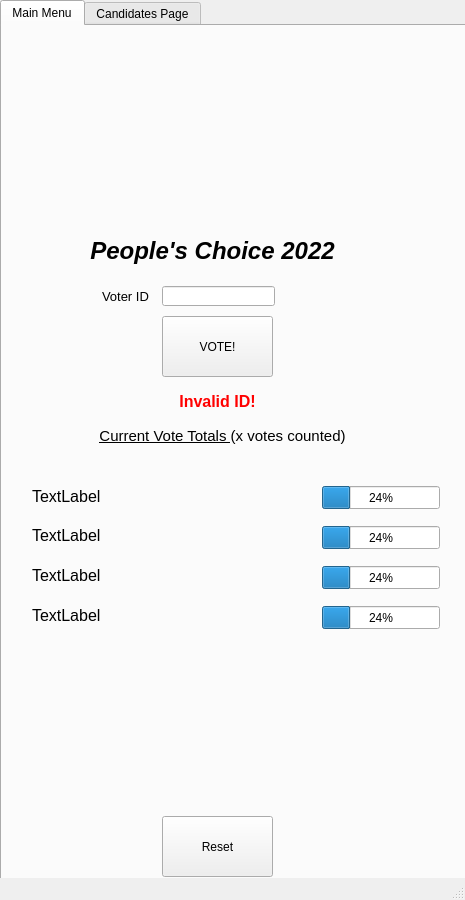
<?xml version="1.0" encoding="UTF-8"?>
<ui version="4.0">
 <class>MainWindow</class>
 <widget class="QMainWindow" name="MainWindow">
  <property name="geometry">
   <rect>
    <x>0</x>
    <y>0</y>
    <width>465</width>
    <height>900</height>
   </rect>
  </property>
  <property name="minimumSize">
   <size>
    <width>465</width>
    <height>900</height>
   </size>
  </property>
  <property name="maximumSize">
   <size>
    <width>465</width>
    <height>900</height>
   </size>
  </property>
  <property name="windowTitle">
   <string>MainWindow</string>
  </property>
  <widget class="QWidget" name="centralwidget">
   <widget class="QTabWidget" name="tabWidget">
    <property name="enabled">
     <bool>true</bool>
    </property>
    <property name="geometry">
     <rect>
      <x>0</x>
      <y>0</y>
      <width>471</width>
      <height>911</height>
     </rect>
    </property>
    <property name="currentIndex">
     <number>0</number>
    </property>
    <widget class="QWidget" name="MainMenu">
     <property name="maximumSize">
      <size>
       <width>16777215</width>
       <height>16777214</height>
      </size>
     </property>
     <attribute name="title">
      <string>Main Menu</string>
     </attribute>
     <widget class="QPushButton" name="pushButton_vote">
      <property name="geometry">
       <rect>
        <x>160</x>
        <y>290</y>
        <width>111</width>
        <height>61</height>
       </rect>
      </property>
      <property name="text">
       <string>VOTE!</string>
      </property>
     </widget>
     <widget class="QProgressBar" name="progressBar_cand3">
      <property name="geometry">
       <rect>
        <x>320</x>
        <y>540</y>
        <width>118</width>
        <height>23</height>
       </rect>
      </property>
      <property name="value">
       <number>24</number>
      </property>
     </widget>
     <widget class="QLabel" name="label_header">
      <property name="geometry">
       <rect>
        <x>70</x>
        <y>200</y>
        <width>281</width>
        <height>51</height>
       </rect>
      </property>
      <property name="text">
       <string>&lt;html&gt;&lt;head/&gt;&lt;body&gt;&lt;p align=&quot;center&quot;&gt;&lt;span style=&quot; font-size:18pt; font-weight:600; font-style:italic;&quot;&gt;People's Choice 2022&lt;/span&gt;&lt;/p&gt;&lt;/body&gt;&lt;/html&gt;</string>
      </property>
     </widget>
     <widget class="QProgressBar" name="progressBar_cand1">
      <property name="geometry">
       <rect>
        <x>320</x>
        <y>460</y>
        <width>118</width>
        <height>23</height>
       </rect>
      </property>
      <property name="value">
       <number>24</number>
      </property>
     </widget>
     <widget class="QLabel" name="label_votetotals">
      <property name="geometry">
       <rect>
        <x>90</x>
        <y>400</y>
        <width>261</width>
        <height>20</height>
       </rect>
      </property>
      <property name="text">
       <string>&lt;html&gt;&lt;head/&gt;&lt;body&gt;&lt;p align=&quot;center&quot;&gt;&lt;span style=&quot; font-size:11pt; text-decoration: underline;&quot;&gt;Current Vote Totals &lt;/span&gt;&lt;span style=&quot; font-size:11pt;&quot;&gt;(x votes counted)&lt;/span&gt;&lt;/p&gt;&lt;/body&gt;&lt;/html&gt;</string>
      </property>
     </widget>
     <widget class="QLabel" name="label_votepic">
      <property name="geometry">
       <rect>
        <x>130</x>
        <y>0</y>
        <width>191</width>
        <height>201</height>
       </rect>
      </property>
      <property name="text">
       <string>&lt;html&gt;&lt;head/&gt;&lt;body&gt;&lt;p&gt;&lt;img src=&quot;:/ballot_box/ballot.jpg&quot; width=&quot;200&quot; height=&quot;200&quot;/&gt;&lt;/p&gt;&lt;/body&gt;&lt;/html&gt;</string>
      </property>
     </widget>
     <widget class="QLabel" name="label_candvote2">
      <property name="geometry">
       <rect>
        <x>30</x>
        <y>500</y>
        <width>71</width>
        <height>16</height>
       </rect>
      </property>
      <property name="text">
       <string>&lt;html&gt;&lt;head/&gt;&lt;body&gt;&lt;p&gt;&lt;span style=&quot; font-size:12pt;&quot;&gt;TextLabel&lt;/span&gt;&lt;/p&gt;&lt;/body&gt;&lt;/html&gt;</string>
      </property>
     </widget>
     <widget class="QLabel" name="label_candvote3">
      <property name="geometry">
       <rect>
        <x>30</x>
        <y>540</y>
        <width>71</width>
        <height>16</height>
       </rect>
      </property>
      <property name="text">
       <string>&lt;html&gt;&lt;head/&gt;&lt;body&gt;&lt;p&gt;&lt;span style=&quot; font-size:12pt;&quot;&gt;TextLabel&lt;/span&gt;&lt;/p&gt;&lt;/body&gt;&lt;/html&gt;</string>
      </property>
     </widget>
     <widget class="QLabel" name="label_candvote1">
      <property name="geometry">
       <rect>
        <x>30</x>
        <y>460</y>
        <width>71</width>
        <height>21</height>
       </rect>
      </property>
      <property name="text">
       <string>&lt;html&gt;&lt;head/&gt;&lt;body&gt;&lt;p&gt;&lt;span style=&quot; font-size:12pt;&quot;&gt;TextLabel&lt;/span&gt;&lt;/p&gt;&lt;/body&gt;&lt;/html&gt;</string>
      </property>
     </widget>
     <widget class="QProgressBar" name="progressBar_cand2">
      <property name="geometry">
       <rect>
        <x>320</x>
        <y>500</y>
        <width>118</width>
        <height>23</height>
       </rect>
      </property>
      <property name="value">
       <number>24</number>
      </property>
     </widget>
     <widget class="QProgressBar" name="progressBar_cand4">
      <property name="geometry">
       <rect>
        <x>320</x>
        <y>580</y>
        <width>118</width>
        <height>23</height>
       </rect>
      </property>
      <property name="value">
       <number>24</number>
      </property>
     </widget>
     <widget class="QLabel" name="label_candvote4">
      <property name="geometry">
       <rect>
        <x>30</x>
        <y>580</y>
        <width>71</width>
        <height>16</height>
       </rect>
      </property>
      <property name="text">
       <string>&lt;html&gt;&lt;head/&gt;&lt;body&gt;&lt;p&gt;&lt;span style=&quot; font-size:12pt;&quot;&gt;TextLabel&lt;/span&gt;&lt;/p&gt;&lt;/body&gt;&lt;/html&gt;</string>
      </property>
     </widget>
     <widget class="QPushButton" name="pushButton_reset">
      <property name="geometry">
       <rect>
        <x>160</x>
        <y>790</y>
        <width>111</width>
        <height>61</height>
       </rect>
      </property>
      <property name="text">
       <string>Reset</string>
      </property>
     </widget>
     <widget class="QLineEdit" name="lineEdit_voterid">
      <property name="geometry">
       <rect>
        <x>160</x>
        <y>260</y>
        <width>113</width>
        <height>20</height>
       </rect>
      </property>
     </widget>
     <widget class="QLabel" name="label_voteridad">
      <property name="geometry">
       <rect>
        <x>100</x>
        <y>260</y>
        <width>47</width>
        <height>21</height>
       </rect>
      </property>
      <property name="text">
       <string>&lt;html&gt;&lt;head/&gt;&lt;body&gt;&lt;p&gt;&lt;span style=&quot; font-size:10pt;&quot;&gt;Voter ID:&lt;/span&gt;&lt;/p&gt;&lt;/body&gt;&lt;/html&gt;</string>
      </property>
     </widget>
     <widget class="QLabel" name="label_invalid">
      <property name="geometry">
       <rect>
        <x>160</x>
        <y>360</y>
        <width>111</width>
        <height>31</height>
       </rect>
      </property>
      <property name="text">
       <string>&lt;html&gt;&lt;head/&gt;&lt;body&gt;&lt;p align=&quot;center&quot;&gt;&lt;span style=&quot; font-size:12pt; font-weight:600; color:#ff0000;&quot;&gt;Invalid ID!&lt;/span&gt;&lt;/p&gt;&lt;/body&gt;&lt;/html&gt;</string>
      </property>
     </widget>
    </widget>
    <widget class="QWidget" name="Vote">
     <attribute name="title">
      <string>Candidates Page</string>
     </attribute>
     <widget class="QLabel" name="label_header2">
      <property name="geometry">
       <rect>
        <x>0</x>
        <y>20</y>
        <width>461</width>
        <height>51</height>
       </rect>
      </property>
      <property name="text">
       <string>&lt;html&gt;&lt;head/&gt;&lt;body&gt;&lt;p align=&quot;center&quot;&gt;&lt;span style=&quot; font-size:14pt; font-weight:600; font-style:italic;&quot;&gt;CANDIDATES&lt;/span&gt;&lt;/p&gt;&lt;p align=&quot;center&quot;&gt;&lt;span style=&quot; font-size:10pt;&quot;&gt;(Select one or write-in)&lt;/span&gt;&lt;/p&gt;&lt;/body&gt;&lt;/html&gt;</string>
      </property>
     </widget>
     <widget class="QLabel" name="label_redguy">
      <property name="geometry">
       <rect>
        <x>280</x>
        <y>80</y>
        <width>151</width>
        <height>161</height>
       </rect>
      </property>
      <property name="text">
       <string>&lt;html&gt;&lt;head/&gt;&lt;body&gt;&lt;p&gt;&lt;img src=&quot;:/ballot_box/redguy.JPG&quot; width=&quot;150&quot; height=&quot;150&quot;/&gt;&lt;/p&gt;&lt;/body&gt;&lt;/html&gt;</string>
      </property>
     </widget>
     <widget class="QLabel" name="label_david">
      <property name="geometry">
       <rect>
        <x>280</x>
        <y>250</y>
        <width>151</width>
        <height>161</height>
       </rect>
      </property>
      <property name="text">
       <string>&lt;html&gt;&lt;head/&gt;&lt;body&gt;&lt;p&gt;&lt;img src=&quot;:/ballot_box/david.JPG&quot; width=&quot;150&quot; height=&quot;150&quot;/&gt;&lt;/p&gt;&lt;/body&gt;&lt;/html&gt;</string>
      </property>
     </widget>
     <widget class="QLabel" name="label_duck">
      <property name="geometry">
       <rect>
        <x>280</x>
        <y>420</y>
        <width>151</width>
        <height>161</height>
       </rect>
      </property>
      <property name="text">
       <string>&lt;html&gt;&lt;head/&gt;&lt;body&gt;&lt;p&gt;&lt;img src=&quot;:/ballot_box/duck.JPG&quot; width=&quot;150&quot; height=&quot;150&quot;/&gt;&lt;/p&gt;&lt;/body&gt;&lt;/html&gt;</string>
      </property>
     </widget>
     <widget class="QLabel" name="label_voteadredguy">
      <property name="geometry">
       <rect>
        <x>0</x>
        <y>90</y>
        <width>281</width>
        <height>21</height>
       </rect>
      </property>
      <property name="text">
       <string>&lt;html&gt;&lt;head/&gt;&lt;body&gt;&lt;p align=&quot;center&quot;&gt;&lt;span style=&quot; font-size:12pt;&quot;&gt;Vote for &lt;/span&gt;&lt;span style=&quot; font-size:12pt; font-weight:600; font-style:italic;&quot;&gt;Red Guy&lt;/span&gt;&lt;/p&gt;&lt;/body&gt;&lt;/html&gt;</string>
      </property>
     </widget>
     <widget class="QLabel" name="label_voteaddavid">
      <property name="geometry">
       <rect>
        <x>0</x>
        <y>260</y>
        <width>281</width>
        <height>20</height>
       </rect>
      </property>
      <property name="text">
       <string>&lt;html&gt;&lt;head/&gt;&lt;body&gt;&lt;p align=&quot;center&quot;&gt;&lt;span style=&quot; font-size:12pt;&quot;&gt;Vote for &lt;/span&gt;&lt;span style=&quot; font-size:12pt; font-weight:600; font-style:italic;&quot;&gt;David&lt;/span&gt;&lt;/p&gt;&lt;/body&gt;&lt;/html&gt;</string>
      </property>
     </widget>
     <widget class="QLabel" name="label_voteadduck">
      <property name="geometry">
       <rect>
        <x>0</x>
        <y>430</y>
        <width>281</width>
        <height>20</height>
       </rect>
      </property>
      <property name="text">
       <string>&lt;html&gt;&lt;head/&gt;&lt;body&gt;&lt;p align=&quot;center&quot;&gt;&lt;span style=&quot; font-size:12pt;&quot;&gt;Vote for &lt;/span&gt;&lt;span style=&quot; font-size:12pt; font-weight:600; font-style:italic;&quot;&gt;Duck&lt;/span&gt;&lt;/p&gt;&lt;/body&gt;&lt;/html&gt;</string>
      </property>
     </widget>
     <widget class="QPushButton" name="pushButton_redguyvote">
      <property name="geometry">
       <rect>
        <x>80</x>
        <y>120</y>
        <width>131</width>
        <height>71</height>
       </rect>
      </property>
      <property name="text">
       <string>Vote for Red Guy!</string>
      </property>
     </widget>
     <widget class="QPushButton" name="pushButton_davidvote">
      <property name="geometry">
       <rect>
        <x>80</x>
        <y>290</y>
        <width>131</width>
        <height>71</height>
       </rect>
      </property>
      <property name="text">
       <string>Vote for David!</string>
      </property>
     </widget>
     <widget class="QPushButton" name="pushButton_duckvote">
      <property name="geometry">
       <rect>
        <x>80</x>
        <y>460</y>
        <width>131</width>
        <height>71</height>
       </rect>
      </property>
      <property name="text">
       <string>Vote for Duck!</string>
      </property>
     </widget>
     <widget class="QLabel" name="label_writein">
      <property name="geometry">
       <rect>
        <x>10</x>
        <y>630</y>
        <width>141</width>
        <height>31</height>
       </rect>
      </property>
      <property name="text">
       <string>&lt;html&gt;&lt;head/&gt;&lt;body&gt;&lt;p&gt;&lt;span style=&quot; font-size:12pt;&quot;&gt;Write-in Candidate:&lt;/span&gt;&lt;/p&gt;&lt;/body&gt;&lt;/html&gt;</string>
      </property>
     </widget>
     <widget class="QLineEdit" name="lineEdit_writeincand">
      <property name="geometry">
       <rect>
        <x>170</x>
        <y>630</y>
        <width>131</width>
        <height>31</height>
       </rect>
      </property>
     </widget>
     <widget class="QPushButton" name="pushButton_submitwritein">
      <property name="geometry">
       <rect>
        <x>330</x>
        <y>630</y>
        <width>101</width>
        <height>31</height>
       </rect>
      </property>
      <property name="text">
       <string>Submit</string>
      </property>
     </widget>
     <widget class="QPushButton" name="pushButton_return">
      <property name="geometry">
       <rect>
        <x>190</x>
        <y>800</y>
        <width>75</width>
        <height>51</height>
       </rect>
      </property>
      <property name="text">
       <string>Return</string>
      </property>
     </widget>
     <widget class="QLabel" name="label_votemsgredguy">
      <property name="geometry">
       <rect>
        <x>0</x>
        <y>200</y>
        <width>281</width>
        <height>20</height>
       </rect>
      </property>
      <property name="text">
       <string>&lt;html&gt;&lt;head/&gt;&lt;body&gt;&lt;p align=&quot;center&quot;&gt;&lt;span style=&quot; font-size:9pt;&quot;&gt;Vote counted for &lt;/span&gt;&lt;span style=&quot; font-size:9pt; font-weight:600;&quot;&gt;Red Guy&lt;/span&gt;&lt;span style=&quot; font-size:9pt;&quot;&gt;!&lt;/span&gt;&lt;/p&gt;&lt;/body&gt;&lt;/html&gt;</string>
      </property>
     </widget>
     <widget class="QLabel" name="label_votemsgdavid">
      <property name="geometry">
       <rect>
        <x>0</x>
        <y>370</y>
        <width>281</width>
        <height>20</height>
       </rect>
      </property>
      <property name="text">
       <string>&lt;html&gt;&lt;head/&gt;&lt;body&gt;&lt;p align=&quot;center&quot;&gt;&lt;span style=&quot; font-size:9pt;&quot;&gt;Vote counted for &lt;/span&gt;&lt;span style=&quot; font-size:9pt; font-weight:600;&quot;&gt;David&lt;/span&gt;&lt;span style=&quot; font-size:9pt;&quot;&gt;!&lt;/span&gt;&lt;/p&gt;&lt;/body&gt;&lt;/html&gt;</string>
      </property>
     </widget>
     <widget class="QLabel" name="label_votemsgduck">
      <property name="geometry">
       <rect>
        <x>0</x>
        <y>540</y>
        <width>281</width>
        <height>20</height>
       </rect>
      </property>
      <property name="text">
       <string>&lt;html&gt;&lt;head/&gt;&lt;body&gt;&lt;p align=&quot;center&quot;&gt;&lt;span style=&quot; font-size:9pt;&quot;&gt;Vote counted for &lt;/span&gt;&lt;span style=&quot; font-size:9pt; font-weight:600;&quot;&gt;Duck&lt;/span&gt;&lt;span style=&quot; font-size:9pt;&quot;&gt;!&lt;/span&gt;&lt;/p&gt;&lt;/body&gt;&lt;/html&gt;</string>
      </property>
     </widget>
     <widget class="QLabel" name="label_votemsgwritein">
      <property name="geometry">
       <rect>
        <x>90</x>
        <y>670</y>
        <width>281</width>
        <height>20</height>
       </rect>
      </property>
      <property name="text">
       <string>&lt;html&gt;&lt;head/&gt;&lt;body&gt;&lt;p align=&quot;center&quot;&gt;&lt;span style=&quot; font-size:9pt;&quot;&gt;Vote counted for &lt;/span&gt;&lt;span style=&quot; font-size:9pt; font-weight:600;&quot;&gt;Name&lt;/span&gt;&lt;span style=&quot; font-size:9pt;&quot;&gt;!&lt;/span&gt;&lt;/p&gt;&lt;/body&gt;&lt;/html&gt;</string>
      </property>
     </widget>
     <widget class="QLabel" name="label_duckerror">
      <property name="geometry">
       <rect>
        <x>0</x>
        <y>560</y>
        <width>281</width>
        <height>20</height>
       </rect>
      </property>
      <property name="text">
       <string>&lt;html&gt;&lt;head/&gt;&lt;body&gt;&lt;p align=&quot;center&quot;&gt;&lt;span style=&quot; font-size:9pt; color:#ff0000;&quot;&gt;You already voted! Click return to see results.&lt;/span&gt;&lt;/p&gt;&lt;/body&gt;&lt;/html&gt;</string>
      </property>
     </widget>
     <widget class="QLabel" name="label_daviderror">
      <property name="geometry">
       <rect>
        <x>0</x>
        <y>390</y>
        <width>281</width>
        <height>20</height>
       </rect>
      </property>
      <property name="text">
       <string>&lt;html&gt;&lt;head/&gt;&lt;body&gt;&lt;p align=&quot;center&quot;&gt;&lt;span style=&quot; font-size:9pt; color:#ff0000;&quot;&gt;You already voted! Click return to see results.&lt;/span&gt;&lt;/p&gt;&lt;/body&gt;&lt;/html&gt;</string>
      </property>
     </widget>
     <widget class="QLabel" name="label_redguyerror">
      <property name="geometry">
       <rect>
        <x>0</x>
        <y>220</y>
        <width>281</width>
        <height>20</height>
       </rect>
      </property>
      <property name="text">
       <string>&lt;html&gt;&lt;head/&gt;&lt;body&gt;&lt;p align=&quot;center&quot;&gt;&lt;span style=&quot; font-size:9pt; color:#ff0000;&quot;&gt;You already voted! Click return to see results.&lt;/span&gt;&lt;/p&gt;&lt;/body&gt;&lt;/html&gt;</string>
      </property>
     </widget>
     <widget class="QLabel" name="label_writeinexcept">
      <property name="geometry">
       <rect>
        <x>90</x>
        <y>670</y>
        <width>281</width>
        <height>20</height>
       </rect>
      </property>
      <property name="text">
       <string>&lt;html&gt;&lt;head/&gt;&lt;body&gt;&lt;p align=&quot;center&quot;&gt;&lt;span style=&quot; font-size:9pt;&quot;&gt;Error: Write-in must be a name.&lt;/span&gt;&lt;/p&gt;&lt;/body&gt;&lt;/html&gt;</string>
      </property>
     </widget>
     <widget class="QLabel" name="label_errorwritein">
      <property name="geometry">
       <rect>
        <x>100</x>
        <y>690</y>
        <width>281</width>
        <height>20</height>
       </rect>
      </property>
      <property name="text">
       <string>&lt;html&gt;&lt;head/&gt;&lt;body&gt;&lt;p align=&quot;center&quot;&gt;&lt;span style=&quot; font-size:9pt; color:#ff0000;&quot;&gt;You already voted! Click return to see results.&lt;/span&gt;&lt;/p&gt;&lt;/body&gt;&lt;/html&gt;</string>
      </property>
     </widget>
    </widget>
   </widget>
  </widget>
  <widget class="QStatusBar" name="statusbar"/>
 </widget>
 <resources>
  <include location="images/images.qrc"/>
 </resources>
 <connections/>
</ui>
